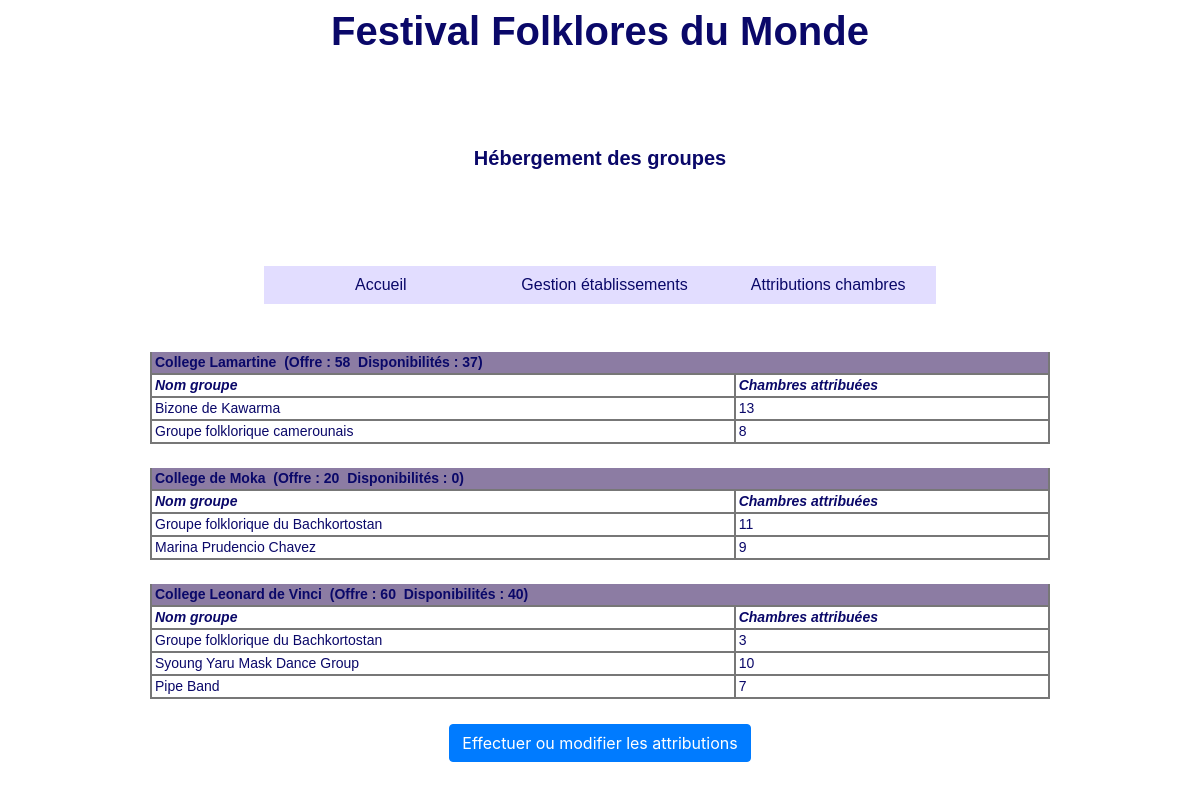
The app's page /consultationAttributions.php with its own data.
### tables this page shows
create table Etablissement 
(
id char(8) not null, 
nom varchar(45) not null,
adresseRue varchar(45) not null, 
codePostal char(5) not null, 
ville varchar(35) not null,
tel varchar(13) not null,
adresseElectronique varchar(70),
type tinyint not null,
civiliteResponsable varchar(12) not null,
nomResponsable varchar(25) not null,
prenomResponsable varchar(25),
nombreChambresOffertes integer,
infoP varchar(200),
constraint pk_Etablissement primary key(id)
);

create table Groupe
(id char(4) not null, 
nom varchar(40) not null, 
identiteResponsable varchar(40) default null,
adressePostale varchar(120) default null,
nombrePersonnes integer not null, 
nomPays varchar(40) not null, 
hebergement char(1) not null,
constraint pk_Groupe primary key(id));

create table Attribution
(idEtab char(8) not null, 
idGroupe char(4) not null, 
nombreChambres integer not null,
constraint pk_Attribution primary key(idEtab, idGroupe), 
constraint fk1_Attribution foreign key(idEtab) references Etablissement(id),
constraint fk2_Attribution foreign key(idGroupe) references Groupe(id));

### _gestionBase.inc.php (called while the page is built, shortened)
<?php
function obtenirReqEtablissementsAyantChambresAttribuées()
{
   $req="select distinct id, nom, nombreChambresOffertes from Etablissement,
         Attribution where id = idEtab order by id";
   return $req;
}
function obtenirNbEtabOffrantChambres($connexion)
{
   $req="select count(*) as nombreEtabOffrantChambres from Etablissement where
         nombreChambresOffertes!=0";
   $rsEtabOffrantChambres=$connexion->query($req);
   $lgEtabOffrantChambres=$rsEtabOffrantChambres->fetch(PDO::FETCH_ASSOC);
   return $lgEtabOffrantChambres["nombreEtabOffrantChambres"];
}
function obtenirNbOccup($connexion, $idEtab)
{
   $req="select IFNULL(sum(nombreChambres), 0) as totalChambresOccup from
        Attribution where idEtab='$idEtab'";
   $rsOccup=$connexion->query($req);
   $lgOccup=$rsOccup->fetch(PDO::FETCH_ASSOC);
   return $lgOccup["totalChambresOccup"];
}
function obtenirReqGroupesEtab($id)
{
   $req="select distinct id, nom from Groupe, Attribution where
        Attribution.idGroupe=Groupe.id and idEtab='$id'";
   return $req;
}
function obtenirNbOccupGroupe($connexion, $idEtab, $idGroupe)
{
   $req="select nombreChambres From Attribution where idEtab='$idEtab'
        and idGroupe='$idGroupe'";
   $rsAttribGroupe=$connexion->query($req);
   if ($lgAttribGroupe=$rsAttribGroupe->fetch(PDO::FETCH_ASSOC))
      return $lgAttribGroupe["nombreChambres"];
   else
      return 0;
}
?>

### consultationAttributions.php (the view, shortened to what this page needs)
<!DOCTYPE html>
<html lang="fr">
<head>
<link href=css/cssGeneral.css rel="stylesheet" type="text/css">
<link rel="stylesheet" type="text/css" href="bootstrap4/bootstrap.min.css">
<link rel="stylesheet" href="https://stackpath.bootstrapcdn.com/bootstrap/4.3.1/css/bootstrap.min.css">
</head>
<body>
   <div class="basePage">
      <table id="table_basePage">
         <tr>
            <td class="titre">Festival Folklores du Monde<br><br>
            <span class="texteNiveau2">Hébergement des groupes</span><br><br>
            </td>
         </tr>
      </table>
   </div>
   <br>
      <?php include 'header.php';?>
<br><br>
</body>
</html>
<?php
include("_gestionBase.inc.php");
$connexion=connect();
$nbEtab=obtenirNbEtabOffrantChambres($connexion);
if ($nbEtab!=0)
{
   $req=obtenirReqEtablissementsAyantChambresAttribuées();
   $rsEtab=$connexion->query($req);
   $lgEtab=$rsEtab->fetch(PDO::FETCH_ASSOC);
   while($lgEtab!=FALSE)
   {
      $idEtab=$lgEtab['id'];
      $nomEtab=$lgEtab['nom'];
      echo "
      <table width='75%' cellspacing='0' cellpadding='0' align='center'
      class='tabQuadrille'>";
      $nbOffre=$lgEtab["nombreChambresOffertes"];
      $nbOccup=obtenirNbOccup($connexion, $idEtab);
      $nbChLib = $nbOffre - $nbOccup;
      echo "
      <tr class='enTeteTabQuad'>
         <td colspan='2' align='left'><strong>$nomEtab</strong>&nbsp;
         (Offre : $nbOffre&nbsp;&nbsp;Disponibilités : $nbChLib)
         </td>
      </tr>";
      echo "
      <tr class='ligneTabQuad'>
         <td width='65%' align='left'><i><strong>Nom groupe</strong></i></td>
         <td width='35%' align='left'><i><strong>Chambres attribuées</strong></i>
         </td>
      </tr>";
      $req=obtenirReqGroupesEtab($idEtab);
      $rsGroupe=$connexion->query($req);
      $lgGroupe=$rsGroupe->fetch(PDO::FETCH_ASSOC);
      while($lgGroupe!=FALSE)
      {
         $idGroupe=$lgGroupe['id'];
         $nomGroupe=$lgGroupe['nom'];
         echo "
         <tr class='ligneTabQuad'>
            <td width='65%' align='left'>$nomGroupe</td>";
         $nbOccupGroupe=obtenirNbOccupGroupe($connexion, $idEtab, $idGroupe);
         echo "
            <td width='35%' align='left'>$nbOccupGroupe</td>
         </tr>";
         $lgGroupe=$rsGroupe->fetch(PDO::FETCH_ASSOC);
      }
      echo "
      </table><br>";
      $lgEtab=$rsEtab->fetch(PDO::FETCH_ASSOC);
   }
      echo "
   <table align='center'>
   <tr>
   <td><a href='modificationAttributions.php?action=demanderModifAttrib' class='container btn btn-primary'> Effectuer ou modifier les attributions</a></td>
   </tr>
   </table>";
}
?>

### header.php
<div class="menu">
      <table class="tabMenu" align="center">
         <tr>
            <td class="menu"><a href="index.php" class="btn btn-primary" style='background-color: #e2ddff; color:#0a0869; border:none;'>Accueil</a></td>
            <td class="menu"><a href="listeEtablissements.php" class="btn btn-primary" style='background-color: #e2ddff; color:#0a0869; border:none;'>Gestion établissements</a></td>
            <td class="menu"><a href="consultationAttributions.php" class="btn btn-primary" style='background-color: #e2ddff; color:#0a0869; border:none;'>Attributions chambres</a></td>
         </tr>
      </table>
   </div>

### css/cssGeneral.css (style rules this page uses)
a { text-decoration: none; }
.basePage { font-family: 'Montserrat', sans-serif; font-size: 15px; font-weight: 600; }
#table_basePage { width:100%; padding:0; border-spacing:0; }
.titre { color:#0a0869; font-family: 'Montserrat', sans-serif; font-size: 40px; font-weight: 600; text-align:center; }
.texteNiveau2 { font-family: 'Montserrat', sans-serif; font-size: 20px; font-weight: 600; color: #0a0869 ; }
table.tabMenu td { background-color:#e2ddff; color:black; border-bottom:1px solid #777777; border-right:1px solid #777777; border-left:1px solid #777777; border-top:1px solid #777777; padding-left:10px; width:30%; height:20px; text-align:center; border:1px #DDFDFF; margin-left: 400px; margin-top: 13%; }
.menu { font-family: 'Montserrat', sans-serif; font-size: 14px; font-weight: 600; color: #0a0869; text-decoration-line: none; }
table.tabQuadrille td { border-bottom:2px solid #777777; border-right:2px solid #777777; border-left:2px solid #777777; border-top:2px #777777; padding-left:3px; }
tr.enTeteTabQuad { background-color: #8c7ca3; height:21px; text-align:center; font-family: 'Montserrat', sans-serif; font-size: 14px; font-weight: 600; color: #0a0869; }
tr.ligneTabQuad { background-color:#FFFFFF; text-align:center; font-family: 'Montserrat', sans-serif; font-size: 14px; font-weight: 400; color: #0a0869; }
* { box-sizing: border-box; }

### records on screen
etablissement: nom "College Lamartine", nombreChambresOffertes "58", nbChLib "37", id.nombreChambres "13", id.nombreChambres "8"
groupe: nom "Bizone de Kawarma"
groupe: nom "Groupe folklorique camerounais"
etablissement: nom "College de Moka", nombreChambresOffertes "20", nbChLib "0", id.nombreChambres "11", id.nombreChambres "9"
groupe: nom "Groupe folklorique du Bachkortostan"
groupe: nom "Marina Prudencio Chavez"
etablissement: nom "College Leonard de Vinci", nombreChambresOffertes "60", nbChLib "40", id.nombreChambres "3", id.nombreChambres "10", id.nombreChambres "7"
groupe: nom "Syoung Yaru Mask Dance Group"
groupe: nom "Pipe Band"
